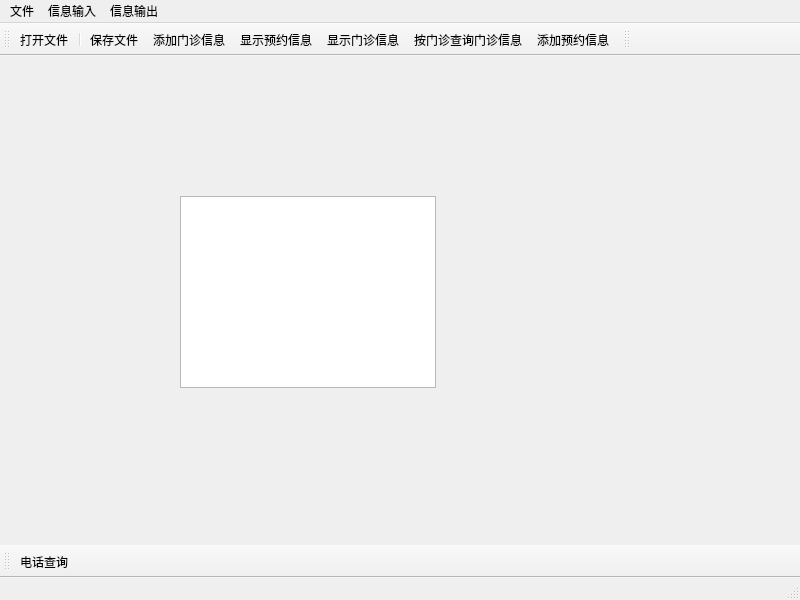
<?xml version="1.0" encoding="UTF-8"?>
<ui version="4.0">
 <class>MainWindow</class>
 <widget class="QMainWindow" name="MainWindow">
  <property name="geometry">
   <rect>
    <x>0</x>
    <y>0</y>
    <width>800</width>
    <height>600</height>
   </rect>
  </property>
  <property name="windowTitle">
   <string>MainWindow</string>
  </property>
  <widget class="QWidget" name="centralwidget">
   <widget class="QTableView" name="ShowInfotableView">
    <property name="geometry">
     <rect>
      <x>180</x>
      <y>140</y>
      <width>256</width>
      <height>192</height>
     </rect>
    </property>
   </widget>
  </widget>
  <widget class="QStatusBar" name="statusbar"/>
  <widget class="QMenuBar" name="menuBar">
   <property name="geometry">
    <rect>
     <x>0</x>
     <y>0</y>
     <width>800</width>
     <height>26</height>
    </rect>
   </property>
   <widget class="QMenu" name="menu">
    <property name="title">
     <string>文件</string>
    </property>
    <addaction name="actionopen_2"/>
    <addaction name="actionsave"/>
   </widget>
   <widget class="QMenu" name="menu_2">
    <property name="title">
     <string>信息输入</string>
    </property>
    <addaction name="actionaddoutpatient"/>
   </widget>
   <widget class="QMenu" name="menu_3">
    <property name="title">
     <string>信息输出</string>
    </property>
    <addaction name="actionshowout"/>
    <addaction name="actionshowapp"/>
   </widget>
   <addaction name="menu"/>
   <addaction name="menu_2"/>
   <addaction name="menu_3"/>
  </widget>
  <widget class="QToolBar" name="toolBar">
   <property name="windowTitle">
    <string>toolBar</string>
   </property>
   <attribute name="toolBarArea">
    <enum>TopToolBarArea</enum>
   </attribute>
   <attribute name="toolBarBreak">
    <bool>false</bool>
   </attribute>
   <addaction name="actionopen_2"/>
   <addaction name="separator"/>
   <addaction name="actionsave"/>
   <addaction name="actionaddoutpatient"/>
   <addaction name="actionshowapp"/>
   <addaction name="actionshowout"/>
   <addaction name="actionsearch"/>
   <addaction name="actionaddappoint"/>
  </widget>
  <widget class="QToolBar" name="toolBar_2">
   <property name="windowTitle">
    <string>toolBar_2</string>
   </property>
   <attribute name="toolBarArea">
    <enum>TopToolBarArea</enum>
   </attribute>
   <attribute name="toolBarBreak">
    <bool>false</bool>
   </attribute>
  </widget>
  <widget class="QToolBar" name="toolBar_3">
   <property name="windowTitle">
    <string>toolBar_3</string>
   </property>
   <attribute name="toolBarArea">
    <enum>BottomToolBarArea</enum>
   </attribute>
   <attribute name="toolBarBreak">
    <bool>false</bool>
   </attribute>
   <addaction name="actiontelsearch"/>
  </widget>
  <action name="actionopen_2">
   <property name="text">
    <string>打开文件</string>
   </property>
  </action>
  <action name="actionsave">
   <property name="text">
    <string>保存文件</string>
   </property>
  </action>
  <action name="actionaddoutpatient">
   <property name="text">
    <string>添加门诊信息</string>
   </property>
  </action>
  <action name="actionshowout">
   <property name="text">
    <string>显示门诊信息</string>
   </property>
  </action>
  <action name="actionshowapp">
   <property name="text">
    <string>显示预约信息</string>
   </property>
  </action>
  <action name="actionsearch">
   <property name="text">
    <string>按门诊查询门诊信息</string>
   </property>
  </action>
  <action name="actionaddappoint">
   <property name="text">
    <string>添加预约信息</string>
   </property>
  </action>
  <action name="actiontelsearch">
   <property name="text">
    <string>电话查询</string>
   </property>
  </action>
 </widget>
 <resources/>
 <connections/>
</ui>
